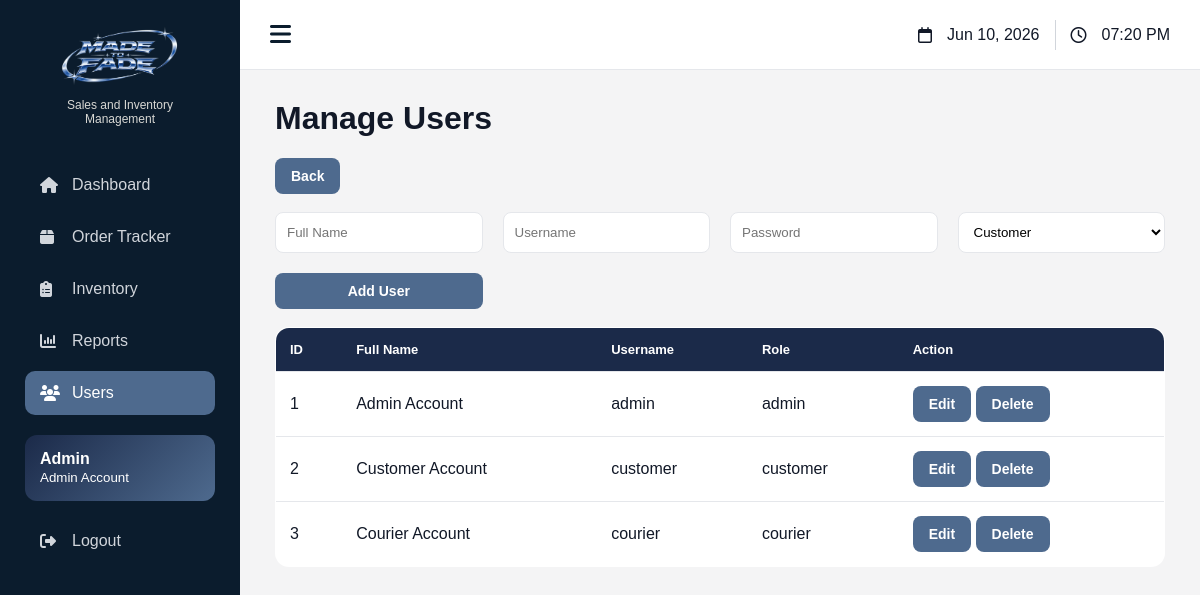
The page /admin/users.php (signed in) on the database its author committed.
### tables this page shows
CREATE TABLE users (
    id INT AUTO_INCREMENT PRIMARY KEY,
    fullname VARCHAR(100),
    username VARCHAR(50) UNIQUE,
    password VARCHAR(100),
    role VARCHAR(20)
);

### admin/users.php (the view, shortened to what this page needs)
<?php
include "../includes/config.php";
$result = mysqli_query($conn, "SELECT * FROM users");
?>
<!DOCTYPE html>
<html>
<head>
    <link rel="stylesheet" href="https://cdnjs.cloudflare.com/ajax/libs/font-awesome/6.5.1/css/all.min.css">
    <link rel="stylesheet" type="text/css" href="../css/style.css">
</head>
<body>
<div class="layout">
<?php include "sidebar.php"; ?>
<div class="main-content">
    <div class="topbar">
        <div class="topbar-left">
            <i class="fa-solid fa-bars" onclick="toggleSidebar()"></i>
        </div>
        <div class="topbar-right">
            <div class="topbar-item">
                <i class="fa-regular fa-calendar"></i>
                <span><?php echo date("M d, Y"); ?></span>
            </div>
            <div class="topbar-item">
                <i class="fa-regular fa-clock"></i>
                <span id="clock"></span>
            </div>
        </div>
    </div>
<h1>Manage Users</h1>
<a href="dashboard.php" class="btn">Back</a>
<br><br>
<form method="POST" class="product-form">
    <input type="text" name="fullname" placeholder="Full Name" required>
    <input type="text" name="username" placeholder="Username" required>
    <input type="password" name="password" placeholder="Password" required>
    <select name="role" required>
        <option value="customer">Customer</option>
    </select>
    <button type="submit" name="add">Add User</button>
</form>
<br>
<table>
<tr>
    <th>ID</th>
    <th>Full Name</th>
    <th>Username</th>
    <th>Role</th>
    <th>Action</th>
</tr>
<?php while($row = mysqli_fetch_assoc($result)){ ?>
<tr>
    <td><?php echo $row['id']; ?></td>
    <td><?php echo $row['fullname']; ?></td>
    <td><?php echo $row['username']; ?></td>
    <td><?php echo $row['role']; ?></td>
    <td>
        <a href="users.php?edit=<?php echo $row['id']; ?>" class="btn">Edit</a>
        <a href="users.php?delete=<?php echo $row['id']; ?>"
           class="btn"
           onclick="return confirm('Delete this user?')">
           Delete
        </a>
    </td>
</tr>
<?php } ?>
</table>
</div>
</body>
</html>

### admin/sidebar.php
<?php
$current_page = basename($_SERVER['PHP_SELF']);
?>
<div class="sidebar">
    <div class="logo-area">
        <img src="../images/logo.png" alt="Logo">
        <p>Sales and Inventory<br>Management</p>
    </div>
    <a href="dashboard.php" class="menu-item <?php if($current_page == 'dashboard.php') echo 'active'; ?>">
        <i class="fa-solid fa-house"></i>
        Dashboard
    </a>
    <a href="orders.php" class="menu-item <?php if($current_page == 'orders.php' || $current_page == 'order_details.php') echo 'active'; ?>">
        <i class="fa-solid fa-box"></i>
        Order Tracker
    </a>
    <a href="products.php" class="menu-item <?php if($current_page == 'products.php') echo 'active'; ?>">
        <i class="fa-solid fa-clipboard-list"></i>
        Inventory
    </a>
    <a href="analytics.php" class="menu-item <?php if($current_page == 'analytics.php') echo 'active'; ?>">
        <i class="fa-solid fa-chart-column"></i>
        Reports
    </a>
    <a href="users.php" class="menu-item <?php if($current_page == 'users.php') echo 'active'; ?>">
        <i class="fa-solid fa-users"></i>
        Users
    </a>
    <div class="admin-profile">
        <strong>Admin</strong><br>
        <small><?php echo $_SESSION['fullname']; ?></small>
    </div>
    <br>
    <a href="../logout.php" class="menu-item logout">
        <i class="fa-solid fa-right-from-bracket"></i>
        Logout
    </a>
</div>

### css/style.css (style rules this page uses)
* { box-sizing:border-box; }
:root { --navy:#0B1C2D; --dark-blue:#1B2A49; --steel-blue:#4E6A8E; --light-blue:#7D93B2; --light-gray:#D8D8D4; --bg:#F4F4F5; --white:#FFFFFF; --border:#E5E7EB; --text:#111827; --muted:#6B7280; }
body { margin:0; font-family:Arial, sans-serif; background:var(--bg); color:var(--text); }
a { text-decoration:none; color:inherit; }
h1,h2,p { margin-top:0; }
.btn, button { background:var(--steel-blue); color:white; padding:10px 16px; border:none; border-radius:8px; cursor:pointer; font-family:Arial, sans-serif; font-size:14px; font-weight:600; display:inline-block; text-align:center; }
input, select { padding:11px; border:1px solid var(--border); border-radius:8px; background:white; }
.logo-area { display:flex; align-items:center; gap:12px; margin:0; }
.logo-area img { width:80px; height:80px; object-fit:contain; }
.products, .dashboard-cards, .quick-actions, .mini-products, .dashboard-grid, .product-form, .checkout-form, .profile-form { display:grid; gap:20px; }
.product-form { grid-template-columns:repeat(4,1fr); }
.product-form button { width:100%; }
.layout { display:flex; min-height:100vh; }
.sidebar { width:240px; background:var(--navy); color:white; padding:25px; }
.sidebar .logo-area { justify-content:center; margin-bottom:25px; flex-direction:column; }
.sidebar .logo-area img { width:120px; height:auto; }
.sidebar .logo-area p { font-size:12px; color:var(--light-gray); text-align:center; }
.menu-item { display:flex; align-items:center; gap:12px; padding:13px 15px; margin-bottom:8px; border-radius:10px; color:#D1D5DB; }
.menu-item.active { background:var(--steel-blue); color:white; }
.menu-item i { width:20px; }
.admin-profile { margin-top:20px; padding:15px; border-radius:12px; background:linear-gradient(135deg,var(--dark-blue),var(--steel-blue)); color:white; }
.main-content { flex:1; padding:35px; }
.topbar { height:70px; background:white; border-bottom:1px solid var(--border); display:flex; justify-content:space-between; align-items:center; padding:0 30px; margin:-35px -35px 30px; }
.topbar-left { font-size:24px; cursor:pointer; color:var(--navy); }
.topbar-right, .topbar-item { display:flex; align-items:center; gap:15px; }
table { width:100%; border-collapse:collapse; background:white; border:1px solid var(--border); border-radius:14px; overflow:hidden; }
th, td { padding:14px; text-align:left; border-bottom:1px solid var(--border); }
th { background:var(--dark-blue); color:white; font-size:13px; }

### rows shown on the page
users: id "1", fullname "Admin Account", username "admin", role "admin"
users: id "2", fullname "Customer Account", username "customer", role "customer"
users: id "3", fullname "Courier Account", username "courier", role "courier"

### other values the page prints
$_SESSION['fullname'] "Admin Account"
